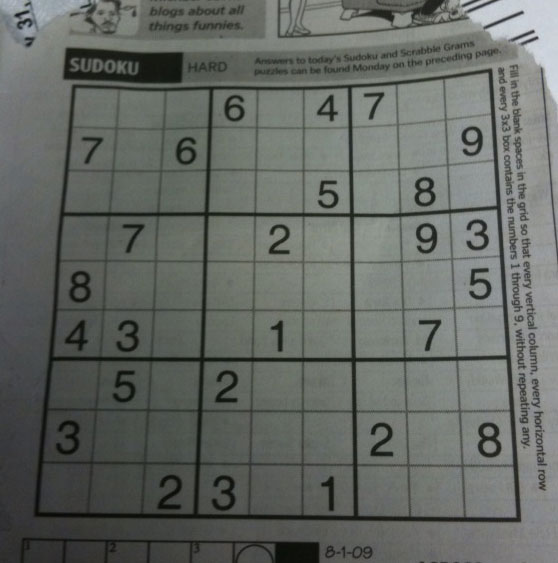
#> input picture images/sudoku.png, 558 x 563 px, found by its file name
$ python LineDetection.py
#> lines starting #> are read from the running program, lines starting #| are printed output that depends on the picture; after the words box and inside, x2 and y2 are one past the last pixel; in counts of white or black regions, pixels touching at a corner belong together
"""
Practice detecting lines
"""

import numpy as np
import cv2


# read image
img = cv2.imread('images/sudoku.png')
#> img is the input picture: shape (563, 558, 3); mean B, G, R 99.5, 104.1, 100
img = cv2.imread('images/149.jpg')
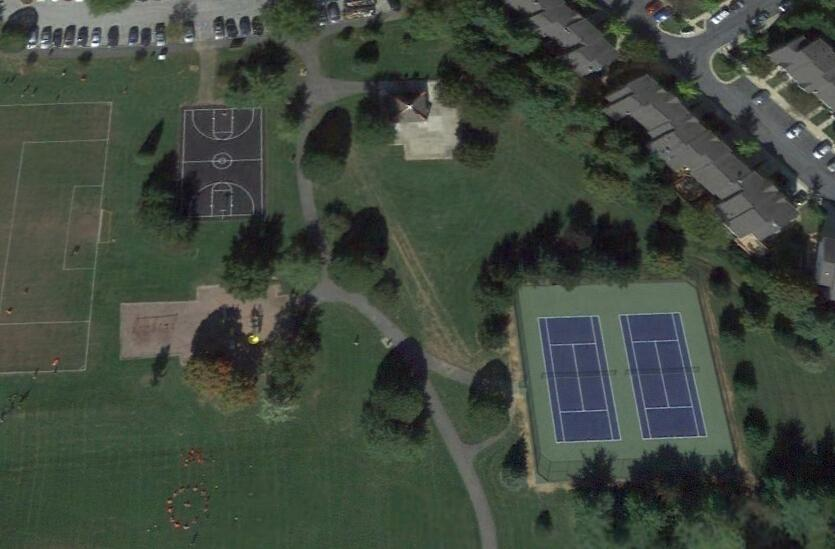
#> input picture images/149.jpg, 835 x 549 px, found by its file name
#> img is the input picture: shape (549, 835, 3); mean B, G, R 62.7, 73.7, 64.8

# define the list of boundaries (keeping only light to white colours)
boundaries = [([90, 90, 90], [255, 255, 255])]

# loop over the boundaries and filter out (mask) dark pixels
for (lower, upper) in boundaries:
    # create NumPy arrays from the boundaries
    lower = np.array(lower, dtype="uint8")
    upper = np.array(upper, dtype="uint8")

    # find the colors within the specified boundaries and apply the mask
    mask = cv2.inRange(img, lower, upper)
    output = cv2.bitwise_and(img, img, mask=mask)
#> this loop made 1 pass
#> pass 1, `mask = cv2.inRange(img, lower, upper)`:
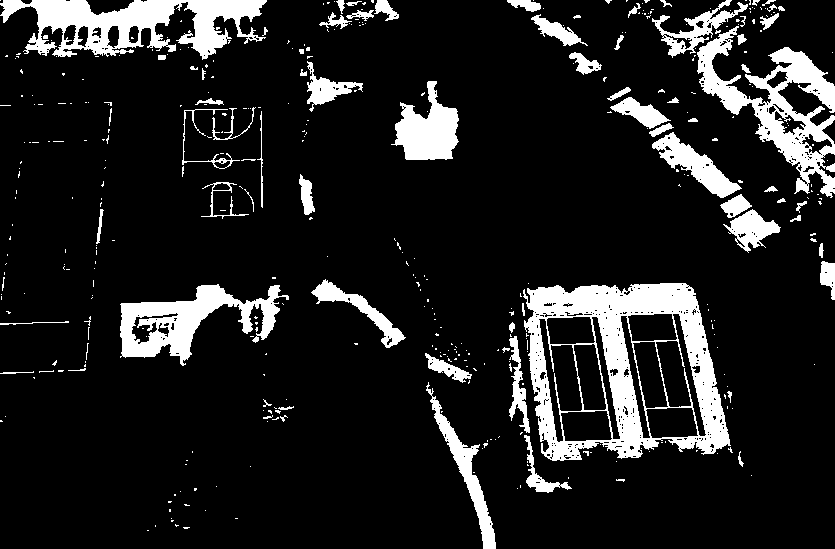
#> mask: shape (549, 835); 12.7% white; 411 white regions (336 under 20 px), largest, box (x1, y1, x2, y2) and area: (523, 283, 731, 461) 15440, (0, 0, 267, 60) 8077, (697, 26, 835, 198) 7482
#> pass 1, `output = cv2.bitwise_and(img, img, mask=mask)`:
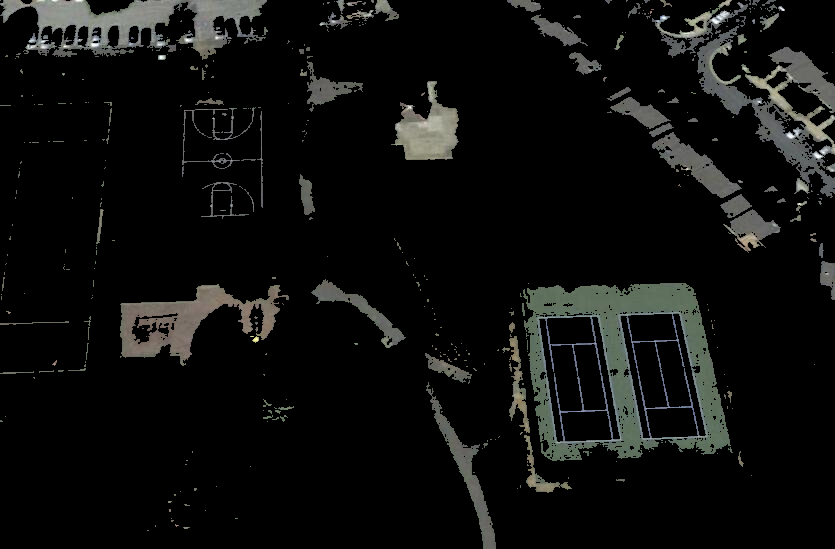
#> output: shape (549, 835, 3); mean B, G, R 13.9, 14.9, 14.3

# show the images: original vs. only light kept
cv2.imshow("images", np.hstack([img, output]))
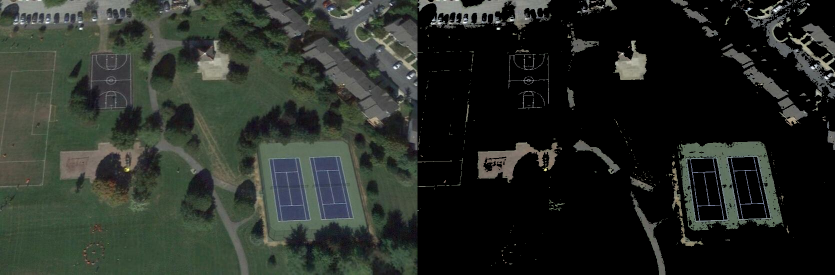
#> window 'images': shape (549, 1670, 3) (shown at 1/2 size); mean B, G, R 38.3, 44.3, 39.5
cv2.waitKey(0)

gray = cv2.cvtColor(output, cv2.COLOR_BGR2GRAY)

low_threshold, high_threshold = 100, 500
edges = cv2.Canny(gray, low_threshold, high_threshold)
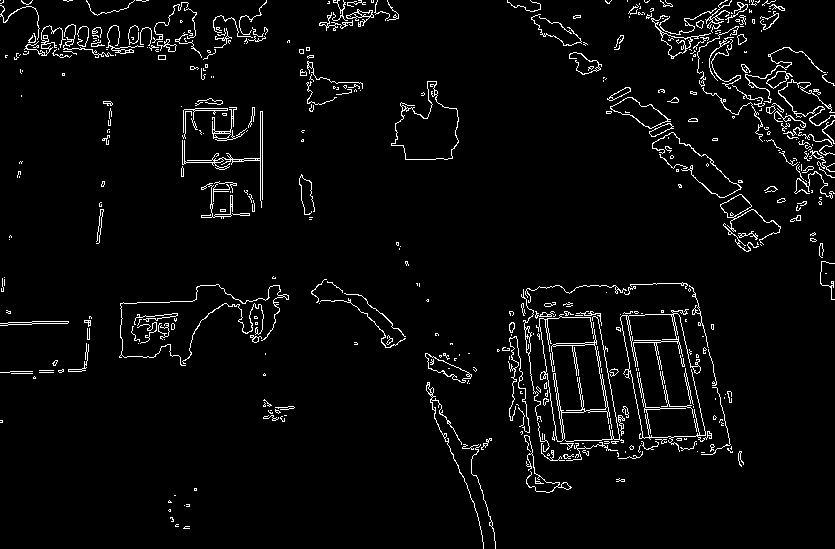
#> edges: shape (549, 835); 3.8% white in thin lines or dots

cv2.imshow('edges', gray)
cv2.waitKey(0)

rho = 3  # distance resolution in pixels of the Hough grid
theta = np.pi / 180  # angular resolution in radians of the Hough grid
threshold = 200  # minimum number of votes (intersections in Hough grid cell)
# min_line_length = 10  # minimum number of pixels making up a line
# max_line_gap = 5  # maximum gap in pixels between connectable line segments
line_image = np.copy(img) * 0  # creating a blank to draw lines on
#> line_image: shape (549, 835, 3); every value is 0

lines = cv2.HoughLines(edges, rho, theta, threshold)
#> lines = 99 rows, first 8: [324, 1.55], [45, 1.54], [48, 1.52], [57, 1.5], [54, 1.48], [36, 1.54], [336, 1.54], [42, 1.52]

print(len(lines))
#| 99
for line in lines:
    rho, theta = line[0]
    a = np.cos(theta)
    b = np.sin(theta)
    x0 = a * rho
    y0 = b * rho

    x1 = int(x0 + 1000 * (-b))
    y1 = int(y0 + 1000 * (a))

    x2 = int(x0 - 1000 * (-b))
    y2 = int(y0 - 1000 * (a))
    cv2.line(img, (x1, y1), (x2, y2), (0, 255, 0), 1)
#> this loop made 99 passes
#> (rho, theta, a, b, x0, y0, x1, y1) on passes 1 to 12: (324, 1.55, 0.0175, 1, 5.65, 324, -994, 341), (45, 1.54, 0.0349, 0.999, 1.57, 44.97, -997, 79), (48, 1.52, 0.0523, 0.999, 2.51, 47.93, -996, 100), (57, 1.5, 0.0698, 0.998, 3.98, 56.86, -993, 126), (54, 1.48, 0.0872, 0.996, 4.71, 53.79, -991, 140), (36, 1.54, 0.0349, 0.999, 1.26, 35.98, -998, 70), (336, 1.54, 0.0349, 0.999, 11.73, 335.8, -987, 370), (42, 1.52, 0.0523, 0.999, 2.2, 41.94, -996, 94), (57, 1.47, 0.105, 0.995, 5.96, 56.69, -988, 161), (-555, 2.95, -0.982, 0.191, 544.8, -105.9, 353, -1087), (306, 1.54, 0.0349, 0.999, 10.68, 305.8, -988, 340), (-6, 2.13, -0.53, 0.848, 3.18, -5.09, -844, -535)
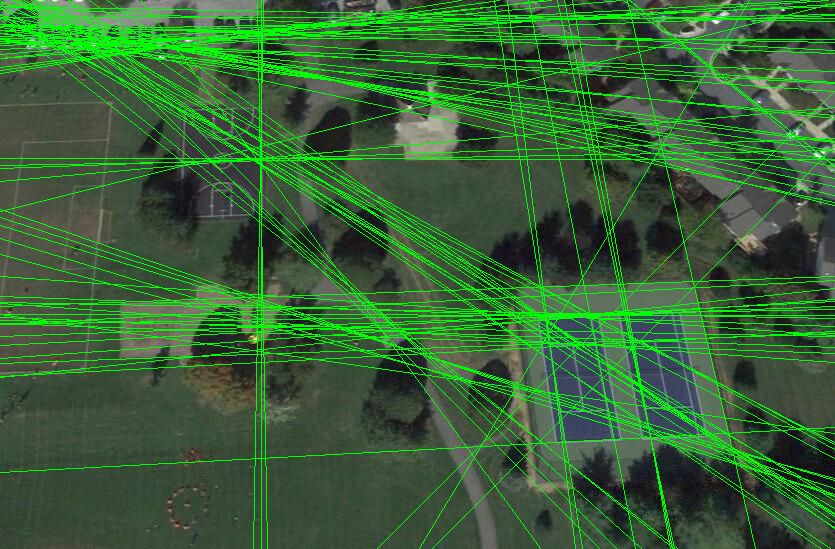
#> img: shape (549, 835, 3); 13.69% of pixels changed, all inside (x1, y1, x2, y2) = (0, 0, 835, 549)

cv2.imshow('houghlines', img)
cv2.waitKey(0)
